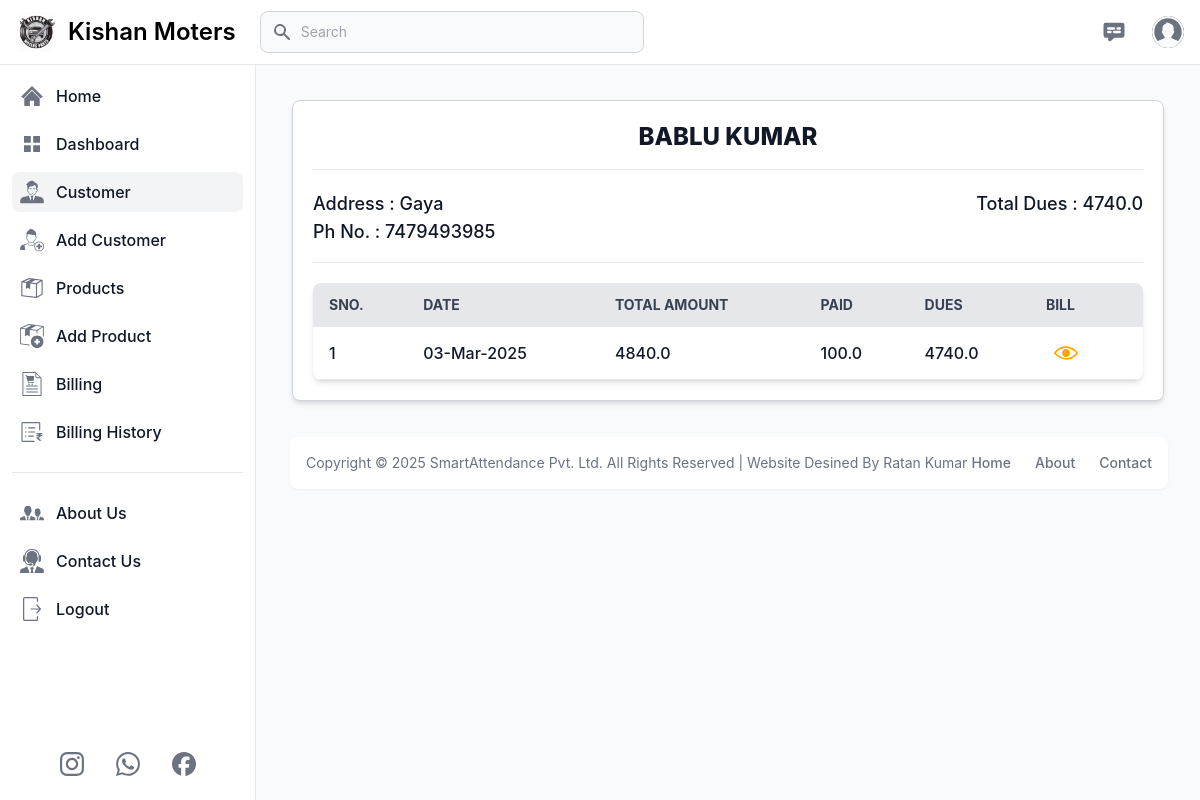
/customer_detail/4 (signed in), run on an earlier commit of the app's database.
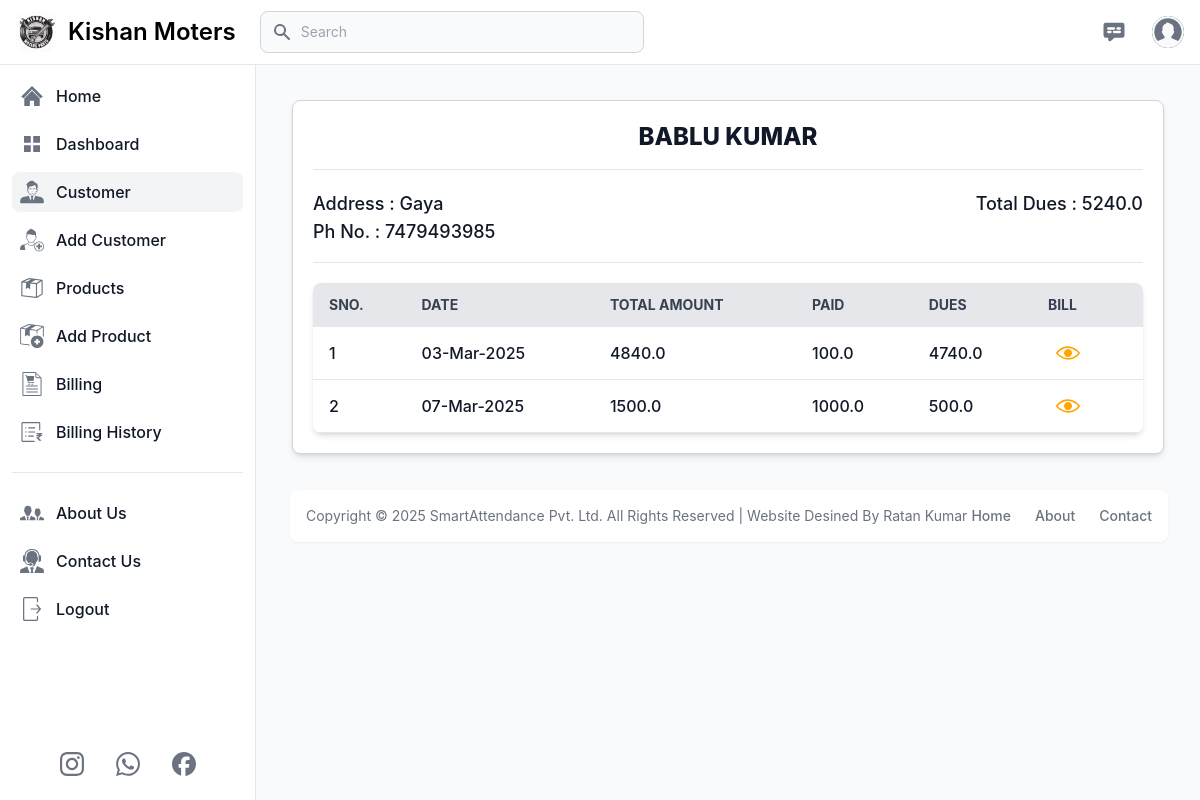
And on a later commit of the database.
### app.py (models this page shows, shortened)
class Customer(db.Model):
    id = db.Column(db.Integer, primary_key=True)
    user_id = db.Column(db.Integer, db.ForeignKey('user.id'), nullable=False)
    customer_name = db.Column(db.String(100), nullable=False)
    customer_village = db.Column(db.String(100), nullable=False)
    customer_mob_no = db.Column(db.String(100), nullable=False)

class Billing(db.Model):
    id = db.Column(db.Integer, primary_key=True)
    customer_id = db.Column(db.Integer, db.ForeignKey('customer.id'), nullable=False)
    billing_date = db.Column(db.DateTime, default=india_time)
    total_amount = db.Column(db.Float, nullable=False)
    amount_paid = db.Column(db.Float, default=0)  # Amount the customer paid
    dues = db.Column(db.Float, default=0)  # Remaining amount to be paid
    customer = db.relationship('Customer', backref=db.backref('bills', lazy=True, cascade="all"))

### app.py (the view)
@app.route('/customer_detail/<int:id>', methods=['GET'])
def customer_detail(id):
    if 'email' in session:
        user = User.query.filter_by(email=session['email']).first()
        messages = Contact_us.query.order_by(Contact_us.id.desc()).all()
        customer = Customer.query.filter_by(id=id, user_id=user.id).first()
        billings = Billing.query.filter_by(customer_id=customer.id).all()
        total_dues = sum(billing.dues for billing in billings)
        return render_template('customer_detail.html', title='Customer Detail', current_page='customer', user=user, customer=customer, billings=billings, total_dues=total_dues, messages=messages)
    else:
        flash('You need to login first.', 'error')
        return redirect('/login')

### templates/customer_detail.html (shortened to what this page needs)
{% extends 'layout.html' %}
{% block content %}
<main class="p-4 md:ml-64 h-auto pt-20">
    <div class="p-5 m-2 md:m-5 bg-white dark:bg-gray-800 rounded-lg shadow-md border border-gray-300 dark:border-gray-700">
        <div class="flex justify-center items-center pb-4 mb-4 rounded-t border-b sm:mb-5 dark:border-gray-600">
            <h3 class="text-2xl uppercase font-extrabold text-gray-900 dark:text-white">
                {{customer.customer_name}}
            </h3>
        </div>
        <div class="grid sm:grid-cols-2 pb-4 rounded-t border-b dark:border-gray-600">
            <div class="text-lg font-medium text-gray-900 dark:text-white">
                <label for="Customer Village" class="block">
                    Address : {{customer.customer_village}}
                </label>
                <label for="customer_phone" class="block">
                    Ph No. : {{customer.customer_mob_no}}
                </label>
            </div>
            <div class="text-lg md:text-right font-medium text-gray-900 dark:text-white">
                <label for="Customer Dues" class="block">
                    Total Dues : {{total_dues}}
                </label>
            </div>
        </div>
        <div class="mt-5 bg-white dark:bg-gray-800 relative shadow-md sm:rounded-lg overflow-hidden">
            <div class="overflow-x-auto">
                <table class="billing-table  w-full text-sm text-left text-gray-500 dark:text-gray-400">
                    <thead class="text-sm text-gray-700 uppercase bg-gray-200 dark:bg-gray-700 dark:text-gray-400">
                        <tr>
                            <th scope="col" class="px-4 py-3 whitespace-nowrap">SNo.</th>
                            <th scope="col" class="px-4 py-3 whitespace-nowrap">Date</th>
                            <th scope="col" class="px-4 py-3 whitespace-nowrap">Total Amount</th>
                            <th scope="col" class="px-4 py-3 whitespace-nowrap">Paid</th>
                            <th scope="col" class="px-4 py-3 whitespace-nowrap">Dues</th>
                            <th scope="col" class="px-4 py-3 whitespace-nowrap">Bill</th>
                        </tr>
                    </thead>
                    <tbody>
                        {% if billings %}
                        {% for billing in billings %}
                        <tr class="border-b text-base dark:border-gray-600 hover:bg-gray-100 dark:hover:bg-gray-700">
                            <td class="px-4 py-2 font-medium text-gray-900 whitespace-nowrap dark:text-white">
                                <div class="flex items-center">
                                    {{loop.index}}
                                </div>
                            </td>
                            <td class="px-4 py-2 font-medium text-gray-900 whitespace-nowrap dark:text-white">
                                <div class="flex items-center">
                                    {{billing.billing_date.strftime('%d-%b-%Y')}}
                                </div>
                            </td>
                            <td class="px-4 py-2 font-medium text-gray-900 whitespace-nowrap dark:text-white">
                                <div class="flex items-center">
                                    {{billing.total_amount}}
                                </div>
                            </td>
                            <td class="px-4 py-2 font-medium text-gray-900 whitespace-nowrap dark:text-white">
                                <div class="flex items-center">
                                    {{billing.amount_paid}}
                                </div>
                            </td>
                            <td class="px-4 py-2 font-medium text-gray-900 whitespace-nowrap dark:text-white">
                                <div class="flex items-center">
                                    {{billing.dues}}
                                </div>
                            </td>
                            <td class="px-4 py-2 font-medium text-gray-900 whitespace-nowrap dark:text-white">
                                <div class="flex items-center">
                                    <div class="mr-2 p-2 hover:bg-slate-800 hover:rounded-md">
                                        <a href="{{ url_for('customer_billing_detail', custo_id=customer.id, bill_id=billing.id)}}">
                                            <button class="flex justify-center items-center">
                                            </button>
                                        </a>
                                    </div>
                                </div>
                            </td>
                        </tr>
                        {% endfor %}
                        {% else %}
                        <tr>
                            <td colspan="5" class="text-center p-5">No Record Found.</td>
                        </tr>
                        {% endif %}
                    </tbody>
                </table>
            </div>
        </div>
    </div>
</main>
{% endblock %}

What changed in the data, as far as the page shows it:
added Billing: billing_date "07-Mar-2025", total_amount "1500.0", amount_paid "1000.0", dues "500.0"
Also different on the page:
{{ total_dues }}: "4740.0" → "5240.0"
